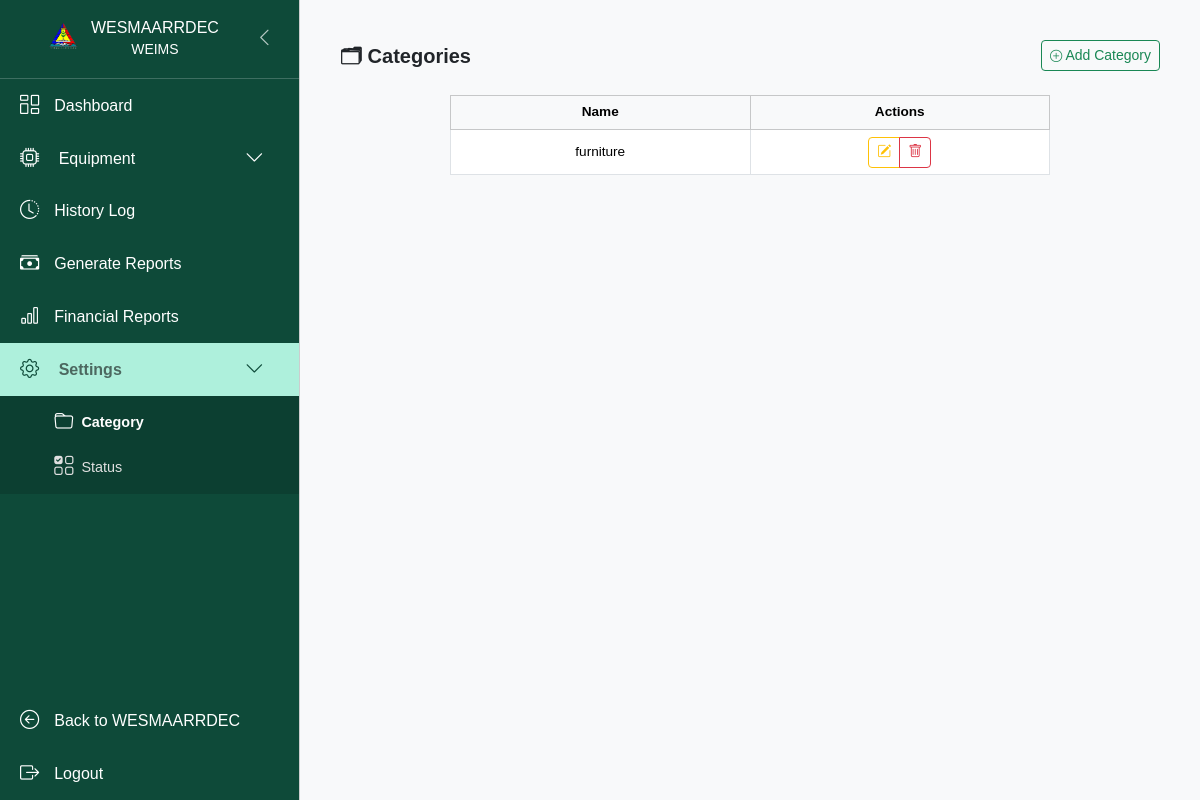
/weims/categories/ (signed in), run on an earlier commit of the app's database.
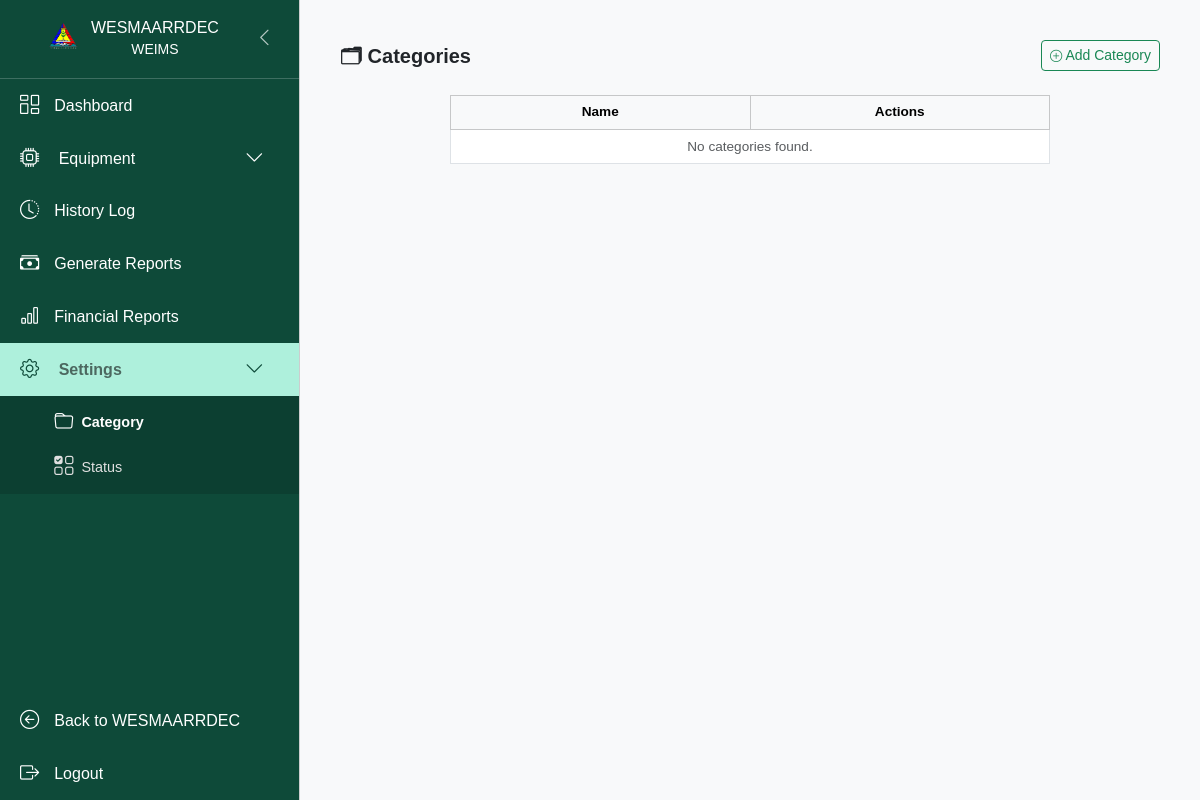
And on a later commit of the database.
### equipments/models.py (models this page shows, shortened)
class Category(models.Model):
    name = models.CharField(max_length=100, unique=True, verbose_name="Category Name")
    class Meta:
        verbose_name = "Category"
        verbose_name_plural = "Categories"

### equipments/views.py (the view, shortened to what this page needs)
# urls.py: path('categories/', views.category_list, name='category'),
@login_required
@user_passes_test(is_admin_superadmin_encoder)
def category_list(request):
    categories = Category.objects.all().order_by('name')
    return render(request, 'equipments/category.html', {
        'categories': categories,
        'is_admin': is_admin(request.user),})

### cmscore/context_processors.py (called while the page is built)
def search_form(request):
    return {'form': SearchForm()}

### equipments/helpers.py (called while the page is built)
def is_admin(user):
    return user.groups.filter(name='admin').exists() or getattr(user, 'secretariat', False)

def is_admin_superadmin_encoder(user):
    return user.is_superuser or user.groups.filter(name__in=['admin', 'encoder']).exists() or getattr(user, 'secretariat', False)

### equipments/templates/equipments/category.html (shortened to what this page needs)
{% extends 'equipments/base.html' %}
{% block content %}
<div class="container-fluid py-3 px-3">
  <div class="d-flex justify-content-between align-items-center mb-3">
    <h5 class="fw-semibold mb-0">🗂 Categories</h5>
    <button type="button" class="btn btn-outline-success btn-sm" data-bs-toggle="modal" data-bs-target="#addCategoryModal">
      <i class="bi bi-plus-circle small"></i> Add Category
    </button>
  </div>
  <div class="border-0">
    <div class="card-body p-2">
      <div class="table-responsive">
        <table class="table table-sm table-hover table-bordered align-middle text-center compact-table equal-width-table">
          <thead class="table-light">
            <tr>
              <th>Name</th>
              <th style="width: 120px;">Actions</th>
            </tr>
          </thead>
          <tbody>
            {% for category in categories %}
            <tr>
              <td>{{ category.name }}</td>
              <td class="text-center">
                <div class="btn-group btn-group-sm">
                  <button type="button" class="btn btn-outline-warning" data-bs-toggle="modal" data-bs-target="#editCategoryModal{{ category.id }}">
                    <i class="bi bi-pencil-square"></i>
                  </button>
                  {% if is_admin %}
                  <button type="button" class="btn btn-outline-danger" data-bs-toggle="modal" data-bs-target="#deleteCategoryModal{{ category.id }}">
                    <i class="bi bi-trash"></i>
                  </button>
                  {% endif %}
                </div>
              </td>
            </tr>
            {% empty %}
            <tr>
              <td colspan="2" class="text-center text-muted">No categories found.</td>
            </tr>
            {% endfor %}
          </tbody>
        </table>
      </div>
    </div>
  </div>
</div>
{% endblock %}

### equipments/templates/equipments/base.html (shortened to what this page needs)
{% load static %}
<!doctype html>
<html lang="en">
  <head>
    <link href="https://cdn.jsdelivr.net/npm/bootstrap@5.3.3/dist/css/bootstrap.min.css" rel="stylesheet">
    <link href="https://cdn.jsdelivr.net/npm/bootstrap-icons@1.11.3/font/bootstrap-icons.css" rel="stylesheet">
    <link rel="stylesheet" href="{% static 'css/styles.css' %}">
    <link rel="stylesheet" href="https://cdn.datatables.net/1.13.7/css/dataTables.bootstrap5.min.css">
    <link rel="stylesheet" href="https://cdn.datatables.net/responsive/2.5.0/css/responsive.bootstrap5.min.css">
  </head>
  <body>
  <div class="wrapper d-flex flex-column flex-lg-row min-vh-100" id="wrapper">
      <div class="offcanvas offcanvas-start sidebar-nav" tabindex="-1" id="mobileSidebar" aria-labelledby="mobileSidebarLabel">
        <div class="offcanvas-body d-flex flex-column p-0">
          <div class="logo">
            <div class="d-flex justify-content-between align-items-center logo-container">
              <div class="d-flex align-items-center justify-content-center logo-content w-100">
                  <img src="{% static 'image/wes_logo.png' %}" alt="Logo" style="width: 40px; height: auto;">
                  <div class="ms-2 text-center">
                    <a href="{% url 'equipments:dashboard' %}" class="text-decoration-none" style="color: white;">
                      <h6 class="mb-0 logo-text" style="color: white;">WESMAARRDEC</h6>
                      <small style="color: white;">WEIMS</small>
                    </a>
                  </div>
              </div>
              <button class="btn btn-link d-none d-lg-block" id="sidebar-toggle" type="button">
                  <i class="bi bi-chevron-left"></i>
              </button>
            </div>
          </div>
          <nav class="flex-grow-1">
              <a href="{% url 'equipments:dashboard' %}" class="nav-link {% if request.resolver_match.url_name == 'dashboard' %}active{% endif %}">
                  <i class="bi bi-columns-gap"></i> <span class="nav-text">Dashboard</span>
              </a>
              <a class="nav-link d-flex justify-content-between align-items-center
                 {% if request.resolver_match.url_name == 'index' or request.resolver_match.url_name == 'returned' or request.resolver_match.url_name == 'archived_equipments' %}active{% endif %}"
                 data-bs-toggle="collapse" href="#equipment-collapse" role="button">
                  <span><i class="bi bi-cpu"></i> <span class="nav-text">Equipment</span></span>
                  <i class="bi bi-chevron-down submenu-arrow"></i>
              </a>
              {% if request.user.is_staff or request.user.is_superuser or request.user.secretariat %}
                <a href="{% url 'equipments:history_logs' %}" class="nav-link {% if request.resolver_match.url_name == 'history_logs' %}active{% endif %}"><i class="bi bi-clock-history"></i> <span class="nav-text">History Log</span></a>
                <a href="{% url 'equipments:reports_page' %}" class="nav-link {% if request.resolver_match.url_name == 'reports_page' %}active{% endif %}"><i class="bi bi-cash-stack"></i> <span class="nav-text">Generate Reports</span></a>
                <a href="{% url 'equipments:financial_reports' %}" class="nav-link "><i class="bi bi-bar-chart"></i> <span class="nav-text">Financial Reports</span></a>
              {% endif %}
              {% if not is_client %}
                <a class="nav-link d-flex justify-content-between align-items-center
                   {% if request.resolver_match.url_name == 'category' or request.resolver_match.url_name == 'status' %}active{% endif %}"
                   data-bs-toggle="collapse" href="#settings-collapse" role="button">
                    <span><i class="bi bi-gear"></i> <span class="nav-text">Settings</span></span>
                    <i class="bi bi-chevron-down submenu-arrow"></i>
                </a>
                <div class="collapse submenu
                     {% if request.resolver_match.url_name == 'category' or request.resolver_match.url_name == 'status' %}show{% endif %}"
                     id="settings-collapse">
                  <a href="{% url 'equipments:category' %}" class="nav-link {% if request.resolver_match.url_name == 'category' %}active{% endif %}">
                    <i class="bi bi-folder me-2"></i> <span class="nav-text">Category</span>
                  </a>
                  <a href="{% url 'equipments:status' %}" class="nav-link {% if request.resolver_match.url_name == 'status' %}active{% endif %}">
                    <i class="bi bi-ui-checks-grid me-2"></i> <span class="nav-text">Status</span>
                  </a>
                </div>
              {% endif %}
          </nav>
          <div class="mt-auto">
            <a href="{% url 'index' %}" class="nav-link" title="Return to WESMAARRDEC Website">
              <i class="bi bi-arrow-left-circle"></i> <span class="nav-text">Back to WESMAARRDEC</span>
            </a>
            <button type="button" class="nav-link" data-bs-toggle="modal" data-bs-target="#logoutModal">
              <i class="bi bi-box-arrow-right"></i> <span class="nav-text">Logout</span>
            </button>
          </div>
        </div>
      </div>
      <div class="flex-grow-1">
        <main class="p-3 p-md-4">
          {% block content %}{% endblock %}
        </main>
      </div>
    </div>
  </body>
</html>

### equipments/static/css/styles.css (style rules this page uses)
html, body { height: 100%; margin: 0; padding: 0; font-family: Arial, sans-serif; background-color: #f8f9fa; width: 100%; max-width: 100%; overflow-x: hidden; }
.sidebar-nav { transition: width 0.3s ease-in-out; }
@media (min-width: 992px) { .sidebar-nav { transform: none !important; visibility: visible !important; position: sticky !important; top: 0; height: 100dvh; } }
@media (min-width: 992px) { .sidebar-nav, #main-content, .wrapper.sidebar-collapsed .nav-link, .wrapper.sidebar-collapsed .logo img, .wrapper.sidebar-collapsed .logo, .wrapper.sidebar-collapsed .nav-text, .wrapper.sidebar-collapsed .logo-text { transition: all 0.3s ease; } }
@media (min-width: 992px) { .sidebar-nav { width: 300px; min-width: 300px; max-width: 300px; } }
.sidebar-nav { background-color: #0e4a39; color: white; }
.sidebar-nav .logo { text-align: center; padding: 1.1rem 1rem; border-bottom: 1px solid rgba(255, 255, 255, 0.2); }
.sidebar-nav .logo-container { justify-content: center; }
.sidebar-nav .logo-content { justify-content: center; flex: 1; }
#sidebar-toggle { color: rgba(255, 255, 255, 0.7); font-size: 1.2rem; padding: 0 0.5rem; }
.sidebar-nav .nav-link { color: white; padding: 12px 20px; display: flex; align-items: center; transition: background-color 0.2s; border: none; width: 100%; text-align: left; background: transparent; white-space: nowrap; }
.sidebar-nav .nav-link i { font-size: 1.2rem; flex-shrink: 0; margin-right: 15px; }
.submenu-arrow { font-size: 0.8rem; transition: transform 0.3s ease-in-out; }
.submenu { background-color: rgba(0, 0, 0, 0.15); padding-top: 0.25rem; padding-bottom: 0.25rem; }
.submenu .nav-link { padding-left: calc(20px + 1.2rem + 15px); font-size: 0.9em; color: #e0e0e0; padding-top: 0.5rem; padding-bottom: 0.5rem; }
.sidebar-nav .nav-link.active { background-color: #aef0dc; color: #4c6860; font-weight: bold; }
.sidebar-nav > .offcanvas-body > nav > .nav-link.active i, .sidebar-nav > .offcanvas-body > nav > .nav-link.active .submenu-arrow { color: #0e4a39; }
.submenu .nav-link.active { background-color: transparent; color: #ffffff; font-weight: bold; }
.table { font-size: 0.85rem; table-layout: auto; }
.table td, .table th { padding: 0.5rem; vertical-align: middle; }

### equipments/templates/equipments/category.html (style rules this page uses)
.compact-table th, .compact-table td { padding: 0.4rem !important; font-size: 0.85rem; vertical-align: middle; }
.equal-width-table { table-layout: fixed; width: 100%; }
.equal-width-table th, .equal-width-table td { width: 50%; word-wrap: break-word; white-space: normal; }
@media (min-width: 768px) { .table-responsive { max-width: 600px; margin: 0 auto; } }

What changed in the data, as far as the page shows it:
removed Category: name "furniture"
Also different on the page:
text now shown: "No categories found."
